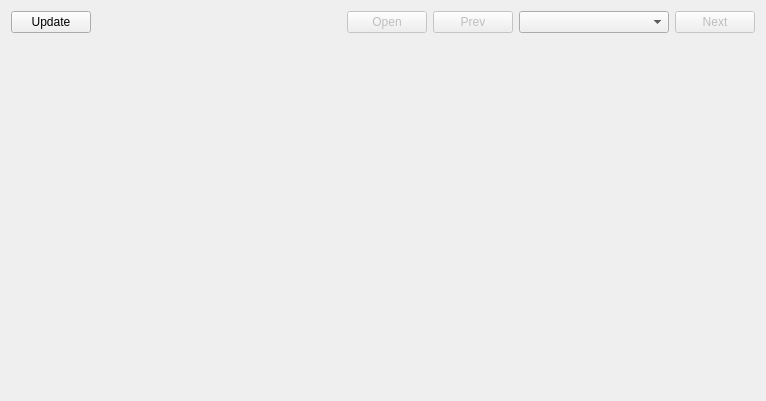
<?xml version="1.0" encoding="UTF-8"?>
<ui version="4.0">
 <class>Form</class>
 <widget class="QWidget" name="Form">
  <property name="geometry">
   <rect>
    <x>0</x>
    <y>0</y>
    <width>766</width>
    <height>401</height>
   </rect>
  </property>
  <property name="windowTitle">
   <string>Form</string>
  </property>
  <layout class="QVBoxLayout" name="verticalLayout">
   <item>
    <layout class="QHBoxLayout" name="horizontalLayout">
     <item>
      <widget class="QPushButton" name="updateBtn">
       <property name="text">
        <string>Update</string>
       </property>
      </widget>
     </item>
     <item>
      <spacer name="horizontalSpacer">
       <property name="orientation">
        <enum>Qt::Horizontal</enum>
       </property>
       <property name="sizeHint" stdset="0">
        <size>
         <width>40</width>
         <height>20</height>
        </size>
       </property>
      </spacer>
     </item>
     <item>
      <widget class="QPushButton" name="openBtn">
       <property name="enabled">
        <bool>false</bool>
       </property>
       <property name="text">
        <string>Open</string>
       </property>
      </widget>
     </item>
     <item>
      <widget class="QPushButton" name="prevBtn">
       <property name="enabled">
        <bool>false</bool>
       </property>
       <property name="text">
        <string>Prev</string>
       </property>
      </widget>
     </item>
     <item>
      <widget class="QComboBox" name="comboBox">
       <property name="minimumSize">
        <size>
         <width>150</width>
         <height>0</height>
        </size>
       </property>
      </widget>
     </item>
     <item>
      <widget class="QPushButton" name="nextBtn">
       <property name="enabled">
        <bool>false</bool>
       </property>
       <property name="text">
        <string>Next</string>
       </property>
      </widget>
     </item>
    </layout>
   </item>
   <item>
    <layout class="QHBoxLayout" name="horizontalLayout_2">
     <item>
      <spacer name="horizontalSpacer_2">
       <property name="orientation">
        <enum>Qt::Horizontal</enum>
       </property>
       <property name="sizeHint" stdset="0">
        <size>
         <width>13</width>
         <height>20</height>
        </size>
       </property>
      </spacer>
     </item>
     <item>
      <widget class="QLabel" name="ImageLbl">
       <property name="minimumSize">
        <size>
         <width>680</width>
         <height>285</height>
        </size>
       </property>
       <property name="text">
        <string/>
       </property>
      </widget>
     </item>
     <item>
      <spacer name="horizontalSpacer_3">
       <property name="orientation">
        <enum>Qt::Horizontal</enum>
       </property>
       <property name="sizeHint" stdset="0">
        <size>
         <width>13</width>
         <height>20</height>
        </size>
       </property>
      </spacer>
     </item>
    </layout>
   </item>
   <item>
    <spacer name="verticalSpacer">
     <property name="orientation">
      <enum>Qt::Vertical</enum>
     </property>
     <property name="sizeHint" stdset="0">
      <size>
       <width>20</width>
       <height>57</height>
      </size>
     </property>
    </spacer>
   </item>
  </layout>
 </widget>
 <resources/>
 <connections/>
</ui>
